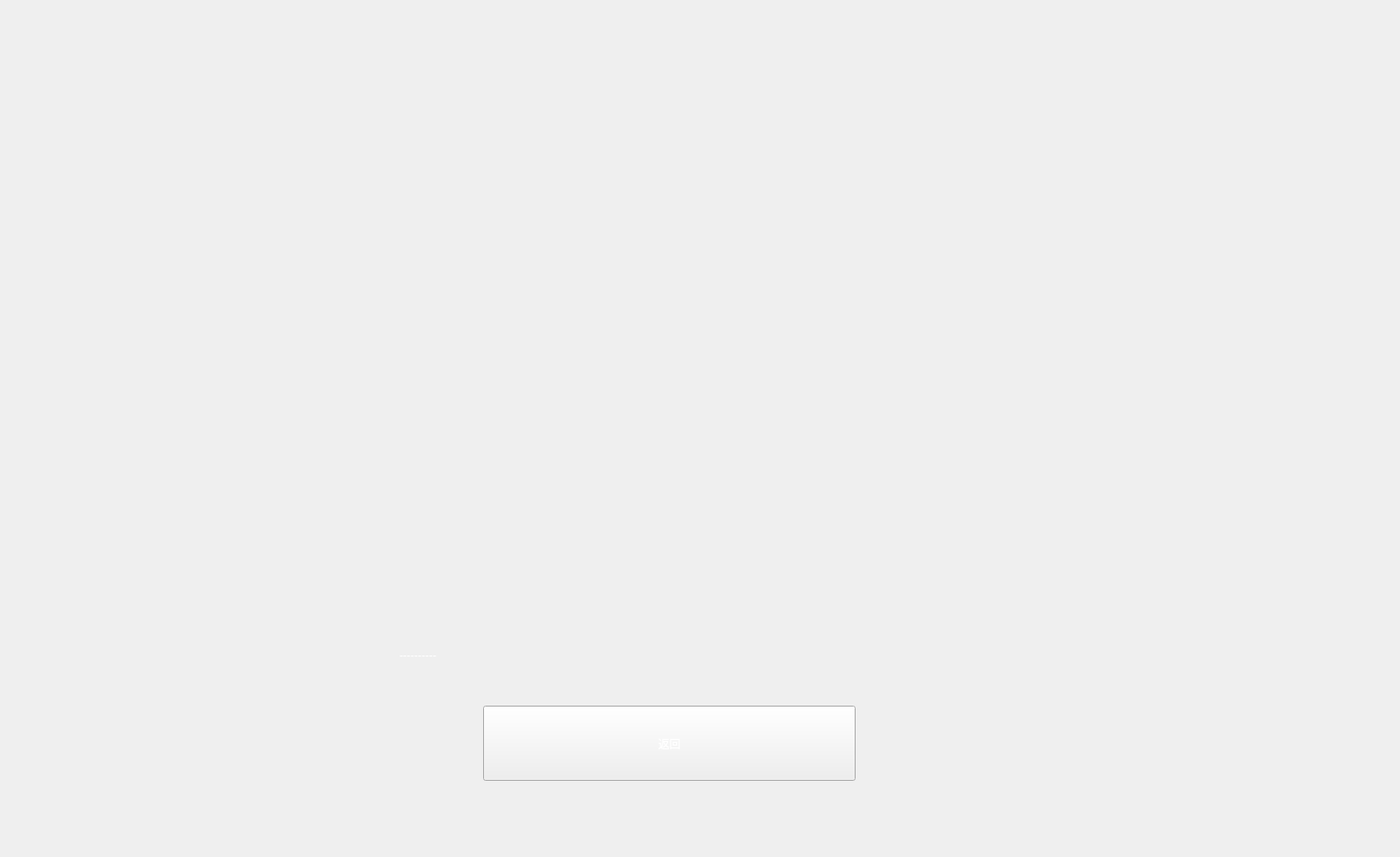
<?xml version="1.0" encoding="UTF-8"?>
<ui version="4.0">
 <class>Result</class>
 <widget class="QWidget" name="Result">
  <property name="geometry">
   <rect>
    <x>0</x>
    <y>0</y>
    <width>1507</width>
    <height>923</height>
   </rect>
  </property>
  <property name="windowTitle">
   <string>Form</string>
  </property>
  <property name="styleSheet">
   <string notr="true">background-image: url(:/sourse/stack_1.jpg);</string>
  </property>
  <widget class="QLabel" name="image">
   <property name="geometry">
    <rect>
     <x>310</x>
     <y>10</y>
     <width>841</width>
     <height>631</height>
    </rect>
   </property>
   <property name="styleSheet">
    <string notr="true">background: transparent;</string>
   </property>
   <property name="text">
    <string/>
   </property>
  </widget>
  <widget class="QLabel" name="txt">
   <property name="geometry">
    <rect>
     <x>430</x>
     <y>660</y>
     <width>831</width>
     <height>91</height>
    </rect>
   </property>
   <property name="styleSheet">
    <string notr="true">font: 72pt &quot;方正字迹-少壮简体&quot;;
background: transparent;
color: rgb(255, 255, 255);</string>
   </property>
   <property name="text">
    <string>----------</string>
   </property>
  </widget>
  <widget class="QPushButton" name="retur">
   <property name="geometry">
    <rect>
     <x>520</x>
     <y>760</y>
     <width>401</width>
     <height>81</height>
    </rect>
   </property>
   <property name="styleSheet">
    <string notr="true">font: 50pt &quot;方正舒体&quot;;
color: rgb(255, 255, 255);</string>
   </property>
   <property name="text">
    <string>返回</string>
   </property>
  </widget>
 </widget>
 <resources/>
 <connections/>
</ui>
